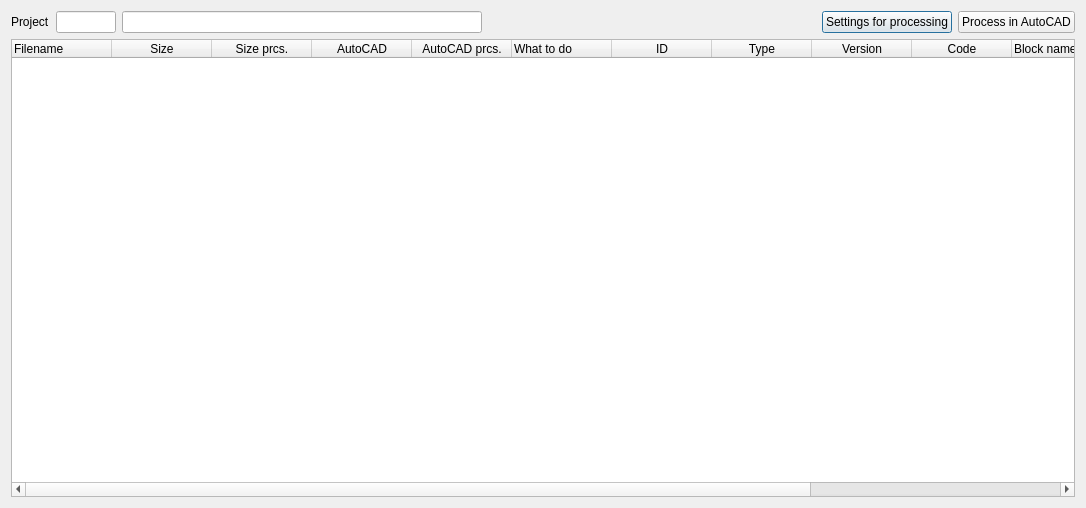
<?xml version="1.0" encoding="UTF-8"?>
<ui version="4.0">
 <class>LoadXrefsDlg</class>
 <widget class="QDialog" name="LoadXrefsDlg">
  <property name="geometry">
   <rect>
    <x>0</x>
    <y>0</y>
    <width>1086</width>
    <height>508</height>
   </rect>
  </property>
  <property name="windowTitle">
   <string>Load xrefs</string>
  </property>
  <property name="locale">
   <locale language="English" country="UnitedStates"/>
  </property>
  <layout class="QVBoxLayout" name="verticalLayout" stretch="1,100">
   <item>
    <layout class="QHBoxLayout" name="horizontalLayout_3">
     <property name="spacing">
      <number>6</number>
     </property>
     <item>
      <widget class="QLabel" name="label_11">
       <property name="text">
        <string>Project</string>
       </property>
      </widget>
     </item>
     <item>
      <widget class="QLineEdit" name="leIdProject">
       <property name="minimumSize">
        <size>
         <width>60</width>
         <height>0</height>
        </size>
       </property>
       <property name="maximumSize">
        <size>
         <width>60</width>
         <height>16777215</height>
        </size>
       </property>
       <property name="alignment">
        <set>Qt::AlignCenter</set>
       </property>
       <property name="readOnly">
        <bool>true</bool>
       </property>
      </widget>
     </item>
     <item>
      <widget class="QLineEdit" name="leProjName">
       <property name="minimumSize">
        <size>
         <width>360</width>
         <height>0</height>
        </size>
       </property>
       <property name="readOnly">
        <bool>true</bool>
       </property>
      </widget>
     </item>
     <item>
      <spacer name="horizontalSpacer_3">
       <property name="orientation">
        <enum>Qt::Horizontal</enum>
       </property>
       <property name="sizeHint" stdset="0">
        <size>
         <width>40</width>
         <height>20</height>
        </size>
       </property>
      </spacer>
     </item>
     <item>
      <widget class="QPushButton" name="pbProcessSettings">
       <property name="text">
        <string>Settings for processing</string>
       </property>
      </widget>
     </item>
     <item>
      <widget class="QPushButton" name="pbProceed">
       <property name="text">
        <string>Process in AutoCAD</string>
       </property>
      </widget>
     </item>
    </layout>
   </item>
   <item>
    <widget class="QTreeWidget" name="twMain">
     <property name="contextMenuPolicy">
      <enum>Qt::CustomContextMenu</enum>
     </property>
     <property name="selectionMode">
      <enum>QAbstractItemView::ExtendedSelection</enum>
     </property>
     <column>
      <property name="text">
       <string>Filename</string>
      </property>
     </column>
     <column>
      <property name="text">
       <string>Size</string>
      </property>
      <property name="textAlignment">
       <set>AlignHCenter|AlignVCenter|AlignCenter</set>
      </property>
     </column>
     <column>
      <property name="text">
       <string>Size prcs.</string>
      </property>
      <property name="textAlignment">
       <set>AlignHCenter|AlignVCenter|AlignCenter</set>
      </property>
     </column>
     <column>
      <property name="text">
       <string>AutoCAD</string>
      </property>
      <property name="textAlignment">
       <set>AlignHCenter|AlignVCenter|AlignCenter</set>
      </property>
     </column>
     <column>
      <property name="text">
       <string>AutoCAD prcs.</string>
      </property>
      <property name="textAlignment">
       <set>AlignHCenter|AlignVCenter|AlignCenter</set>
      </property>
     </column>
     <column>
      <property name="text">
       <string>What to do</string>
      </property>
     </column>
     <column>
      <property name="text">
       <string>ID</string>
      </property>
      <property name="textAlignment">
       <set>AlignHCenter|AlignVCenter|AlignCenter</set>
      </property>
     </column>
     <column>
      <property name="text">
       <string>Type</string>
      </property>
      <property name="textAlignment">
       <set>AlignHCenter|AlignVCenter|AlignCenter</set>
      </property>
     </column>
     <column>
      <property name="text">
       <string>Version</string>
      </property>
      <property name="textAlignment">
       <set>AlignHCenter|AlignVCenter|AlignCenter</set>
      </property>
     </column>
     <column>
      <property name="text">
       <string>Code</string>
      </property>
      <property name="textAlignment">
       <set>AlignHCenter|AlignVCenter|AlignCenter</set>
      </property>
     </column>
     <column>
      <property name="text">
       <string>Block name</string>
      </property>
      <property name="toolTip">
       <string>Block name when using the drawing as xref</string>
      </property>
     </column>
     <column>
      <property name="text">
       <string>Name top</string>
      </property>
     </column>
     <column>
      <property name="text">
       <string>Name bottom</string>
      </property>
     </column>
     <column>
      <property name="text">
       <string>Comments</string>
      </property>
     </column>
    </widget>
   </item>
  </layout>
 </widget>
 <resources/>
 <connections/>
</ui>
